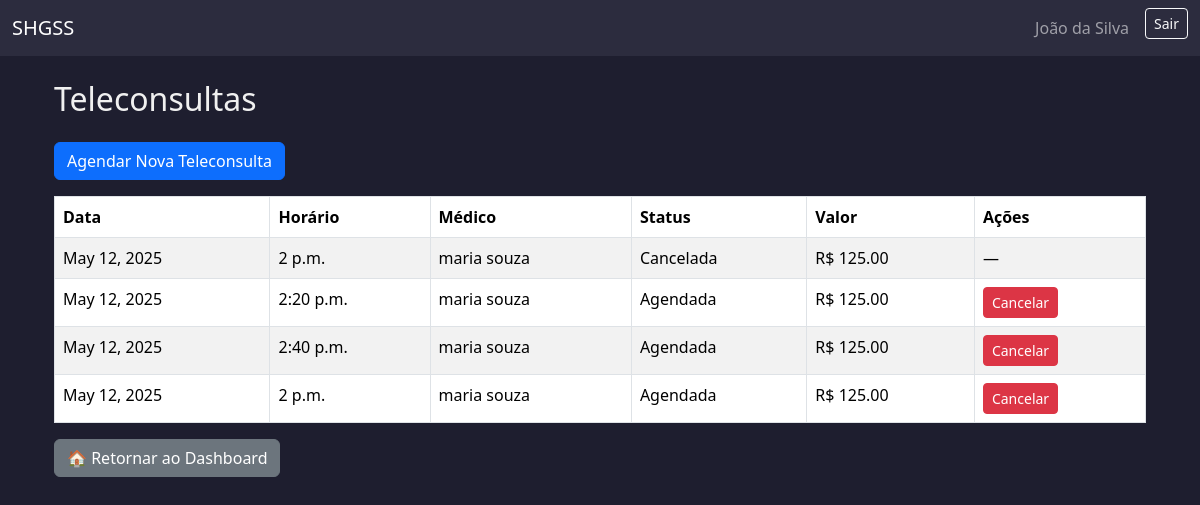
Page /teleconsultas/usuario/ (signed in) on the earlier database version.
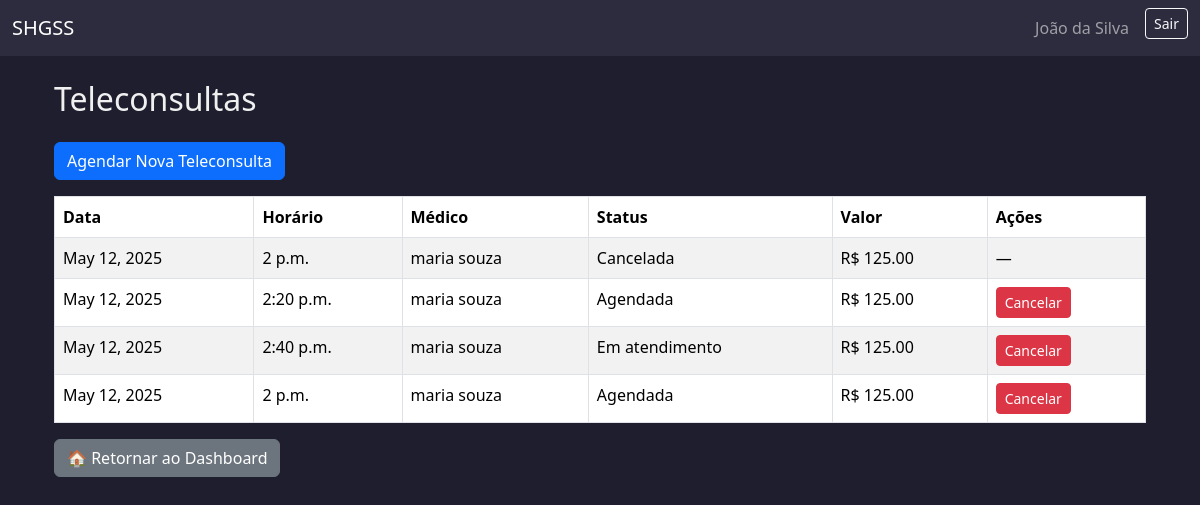
Same page on the later database version.
### usuarios/models.py (models this page shows, shortened)
class AtendimentoBase(models.Model):
    STATUS_CHOICES = [
        ('agendada', 'Agendada'),
        ('cancelada', 'Cancelada'),
        ('em_andamento', 'Em atendimento'),
        ('finalizada', 'Finalizada'),
    ]
    status = models.CharField(max_length=20, choices=STATUS_CHOICES, default='agendada')
    observacoes_visiveis = models.TextField(blank=True, null=True)
    observacoes_internas = models.TextField(blank=True, null=True)
    encaminhamento = models.TextField(blank=True, null=True)
    criado_em = models.DateTimeField(auto_now_add=True)
    atualizado_em = models.DateTimeField(auto_now=True)
    motivo_cancelamento = models.TextField(blank=True, null=True)
    data_cancelamento = models.DateTimeField(null=True, blank=True)
    class Meta:
        abstract = True

class Teleconsulta(AtendimentoBase):
    agenda = models.ForeignKey(
        'AgendaTeleconsulta',
        on_delete=models.PROTECT,
        related_name='teleconsultas'
    )
    medico = models.ForeignKey(
        settings.AUTH_USER_MODEL,
        on_delete=models.CASCADE,
        limit_choices_to={'role': 'medico'},
        related_name='teleconsultas_como_medico'
    )
    paciente = models.ForeignKey(
        settings.AUTH_USER_MODEL,
        on_delete=models.CASCADE,
        limit_choices_to={'role': 'paciente'},
        related_name='teleconsultas_como_paciente'
    )
    cancelado_por = models.ForeignKey(
        settings.AUTH_USER_MODEL,
        on_delete=models.SET_NULL,
        null=True,
        blank=True,
        related_name='teleconsultas_canceladas'
    )
    valor = models.DecimalField(max_digits=8, decimal_places=2, default=125.00)

class AgendaBase(models.Model):
    sala = models.ForeignKey(Sala, on_delete=models.PROTECT)
    data = models.DateField()
    horario_inicio = models.TimeField()
    horario_fim = models.TimeField()
    duracao_procedimento = models.PositiveIntegerField(help_text="Duração em minutos")
    status_manual = models.CharField(
        max_length=20,
        choices=[('livre', 'Livre'), ('agendado', 'Agendado'), ('bloqueado', 'Bloqueado')],
        default='livre'
    )
    class Meta:
        abstract = True

class AgendaTeleconsulta(AgendaBase):
    medico = models.ForeignKey(Usuario, on_delete=models.SET_NULL, null=True, blank=False, limit_choices_to={'role': 'medico'})

class Usuario(AbstractUser):
    ROLE_CHOICES = [
        ('paciente', 'Paciente'),
        ('medico', 'Médico'),
        ('administrativo', 'Administrativo'),
        ('financeiro', 'Financeiro'),
    ]
    cpf = models.CharField(max_length=14, unique=True, blank=False, null=False)
    telefone = models.CharField(max_length=20)
    rua = models.CharField(max_length=100)
    numero = models.CharField(max_length=10)
    bairro = models.CharField(max_length=50)
    cidade = models.CharField(max_length=50)
    estado = models.CharField(max_length=2)
    cep = models.CharField(max_length=9)
    role = models.CharField(max_length=20, choices=ROLE_CHOICES)
    plano_saude = models.CharField(max_length=50, null=True, blank=True)
    numero_cartao_plano = models.CharField(max_length=30, null=True, blank=True)
    crm = models.CharField(max_length=20, null=True, blank=True)
    especialidade = models.CharField(max_length=50, null=True, blank=True)
    setor = models.CharField(max_length=50, null=True, blank=True)
    cargo = models.CharField(max_length=50, null=True, blank=True)

### usuarios/views.py (the view)
# urls.py: path('teleconsultas/usuario/', views.teleconsultas_usuario, name='teleconsultas_usuario'),
@role_required('paciente', 'administrativo')
def teleconsultas_usuario(request):
    usuario = request.user
    if usuario.role == 'paciente':
        teleconsultas = Teleconsulta.objects.filter(paciente=usuario).order_by('-agenda__data')
    else:
        teleconsultas = Teleconsulta.objects.all().order_by('-agenda__data')
    return render(request, 'teleconsultas/teleconsultas_usuario.html', {'teleconsultas': teleconsultas})

### templates/teleconsultas/teleconsultas_usuario.html (shortened to what this page needs)
{% extends 'base.html' %}
{% block content %}
<div class="container mt-4">
    <h2 class="mb-4">Teleconsultas</h2>
    <a href="{% url 'agendar_teleconsulta' %}" class="btn btn-primary mb-3">Agendar Nova Teleconsulta</a>
    <table class="table table-bordered table-striped">
        <thead>
            <tr>
                <th>Data</th>
                <th>Horário</th>
                <th>Médico</th>
                <th>Status</th>
                <th>Valor</th>
                <th>Ações</th>
            </tr>
        </thead>
        <tbody>
            {% for tele in teleconsultas %}
                <tr>
                    <td>{{ tele.agenda.data }}</td>
                    <td>{{ tele.agenda.horario_inicio }}</td>
                    <td>{{ tele.medico.get_full_name }}</td>
                    <td>{{ tele.get_status_display }}</td>
                    <td>R$ {{ tele.valor }}</td>
                    <td>
                        {% if tele.status != "cancelada" %}
                            <a href="{% url 'cancelar_teleconsulta' tele.id %}" class="btn btn-danger btn-sm">Cancelar</a>
                        {% else %}
                            —
                        {% endif %}
                    </td>
                </tr>
            {% empty %}
                <tr><td colspan="6" class="text-center">Nenhuma teleconsulta encontrada.</td></tr>
            {% endfor %}
        </tbody>
    </table>
    <div class="mt-3">
        <a href="{% url 'redirecionar_dashboard' %}" class="btn btn-secondary">🏠 Retornar ao Dashboard</a>
    </div>
</div>
{% endblock %}

Differences in the rows shown:
changed Teleconsulta: status "Agendada" → "Em atendimento"
